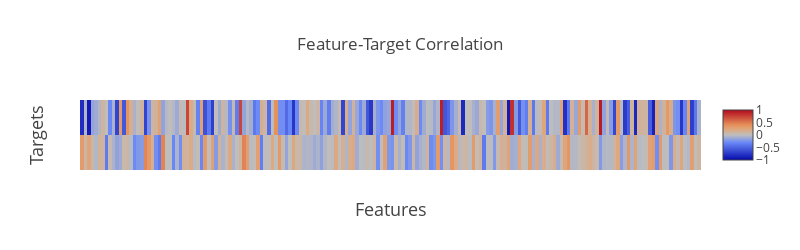

Here is the notebook cell this chart was saved with:
### Markdown cell above
Conclusions: <br />
    - lattice_angle_beta_degree highly correlated with lattice_vector_1_ang.  Plot both together and combine as new feature?
    - number of atoms correlated with larger lattice vectors - self-explanatory.
    - space group correlated with larger lattice_vector_3_ang.  Any way to use this?

### Code cell
# Correlations between features and targets
corrAll = dfTrain[featCol + targets].corr()
dataCorrAll = [go.Heatmap(x = featCol, y = targets, z = corrAll.loc[targets, featCol].values,
                          zmin = -1, zmax = 1, showscale = True)]
layout = dict(title = 'Feature-Target Correlation',
              xaxis = dict(title = 'Features', titlefont = dict(size = 18),
                           showticklabels = False, ticks = ""),
              yaxis = dict(title = 'Targets', titlefont = dict(size = 18),
                           showticklabels = False, ticks = ""),
              width = 800, height = 250,
              autosize = False
              )
figure = dict(data = dataCorrAll, layout = layout)
iplot(figure)

### Figure 1 — Plotly figure (JSON) as saved in the notebook; plotly's stock layout.template omitted (floating-point values rounded to 4 significant figures; data arrays with more than 128 entries replaced by an {"elided": "..."} marker saying what was removed)
{"data": [{"showscale": true, "type": "heatmap", "x": {"elided": "176 str values"}, "y": ["formation_energy_ev_natom", "bandgap_energy_ev"], "z": {"elided": "2x176 float values"}, "zmax": 1, "zmin": -1}], "layout": {"autosize": false, "height": 250, "title": "Feature-Target Correlation", "width": 800, "xaxis": {"showticklabels": false, "ticks": "", "title": "Features", "titlefont": {"size": 18}}, "yaxis": {"showticklabels": false, "ticks": "", "title": "Targets", "titlefont": {"size": 18}}}}
